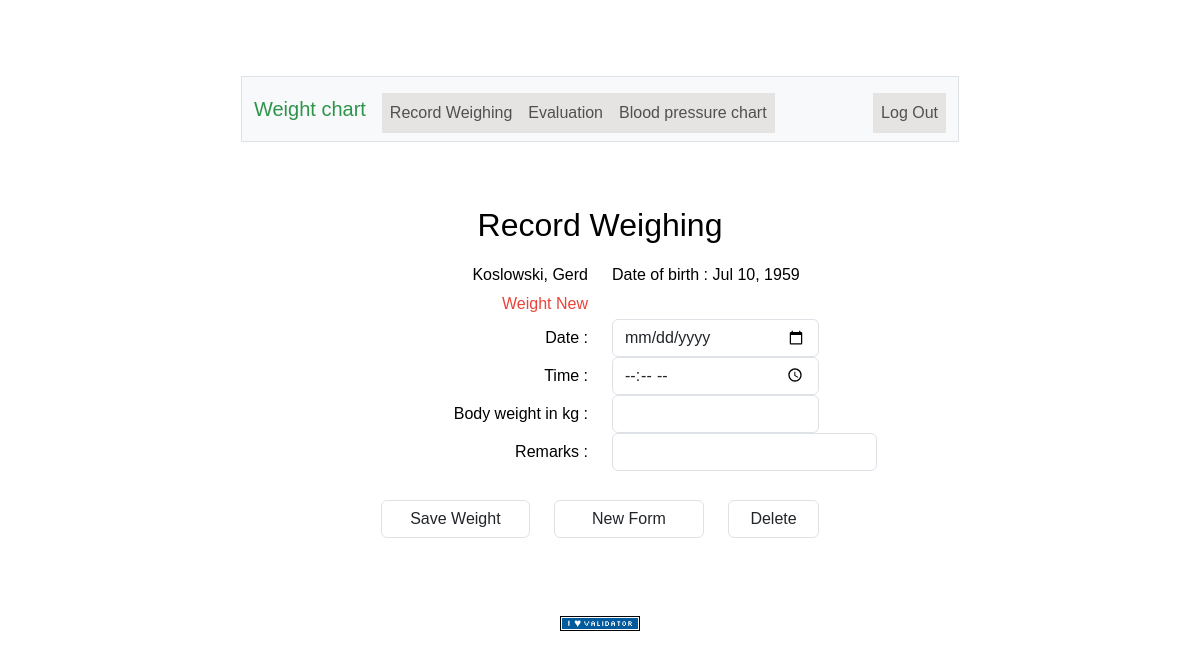
Page /weight/record (signed in) on the committed database.
### tables this page shows
CREATE TABLE users (
    id INTEGER PRIMARY KEY AUTOINCREMENT NOT NULL,
    username TEXT NOT NULL,
    pwhash TEXT NOT NULL,
    firstname TEXT,
    lastname TEXT,
    birthday TEXT
    , body_height INTEGER DEFAULT 0, last_login TEXT DEFAULT "2025-05-14 01:10", retries INTEGER DEFAULT 0);

### app.py (the view)
@app.route("/weight/record", methods=["GET", "POST"])
@login_required
def weightrecord():
    return weight_record()

### app.py (called while the page is built)
def get_locale():
    return request.accept_languages.best_match(app.config['LANGUAGES'])

@app.after_request
def after_request(response):
    response.headers["Cache-Control"] = "no-cache, no-store, must-revalidate"
    response.headers["Expires"] = 0
    response.headers["Pragma"] = "no-cache"
    return response

### dbaccess.py (called while the page is built)
def get_locale():
    return request.accept_languages.best_match(current_app.config['LANGUAGES'])

def getDB():
    conn = sqlite3.connect('diastole.db')
    conn.row_factory = sqlite3.Row
    return conn

def get_personal_info(conn, userid):
    cur = conn.cursor()
    cur.execute("SELECT firstname, lastname, birthday, body_height FROM users WHERE id = ?", (userid,))
    rows = cur.fetchall()
    if len(rows) > 0:
        result = {}
        if rows[0]["firstname"] != None:
            result["firstname"] = rows[0]["firstname"]
        else:
            result["firstname"] = ""
        if rows[0]["lastname"] != None:
            result["lastname"] = rows[0]["lastname"]
        else:
            result["lastname"] = ""
        if rows[0]["birthday"] != None:
            result["birthday"] = rows[0]["birthday"]
        else:
            result["birthday"] = ""
        try:
            result["body_height"] = int( rows[0]["body_height"] )
        except (ValueError, TypeError):
            result["body_height"] = 0
        return result
    else:
        return {}

def get_last_weight(conn, userid):
    cur = conn.cursor()
    cur.execute("""SELECT id, userid, mdate, body_weight, remarks \
                   FROM weights \
                   WHERE userid = ? \
                   ORDER BY id DESC LIMIT 1""", (userid,) )
    rows = cur.fetchall()
    if len(rows) > 0:
        nrow = {}
        nrow["id"] = rows[0]["id"]
        nrow["userid"] = rows[0]["userid"]
        nrow["misodate"] = rows[0]["mdate"]
        nrow["mtime"] = getTime( rows[0]["mdate"] )
        nrow["mdate"] = getDate( rows[0]["mdate"] )
        nrow["body_weight"] = int2weight(rows[0]["body_weight"])
        nrow["remarks"] = rows[0]["remarks"]
        return nrow
    else:
        return None

def is_first_weight(conn, userid, recordId):
    mdata = get_first_weight(conn,userid)
    result = True
    if mdata == None:
        result = True
    elif mdata["id"] == recordId:
        result = True
    else:
        result = False
    return result

### templates/weight_record.html (shortened to what this page needs)
{% extends "weight_layout.html" %}
{% block main %}
    <div class="container">
        <p>
            <h2>
                {{ _('Record Weighing') }}
            </h2>
        </p>
        <div class="row">
            <div class="col-md-6 text-md-end">
                {{ personal.lastname }}, {{ personal.firstname }}
            </div>
            <div class="col-md-4 text-md-start">
                {{ _('Date of birth : ') }} {{ personal.birthday }}
            </div>
        </div>
        <form action="/weight/record" method = "post">
            <div class="row form-group">
                <div class="col-md-6 form-group text-md-end">
                    <div class="red">{{ _('Weight') }} {{ dstatus }}</div>
                </div>
                <div class="col-md-4 text-md-end">
                </div>
            </div>
            <div class="row form-group">
                <div class="col-md-6 col-form-label text-md-end">
                    <label for="mdate">{{ _('Date') }} : </label>
                </div>
                <div class="col-md-4 text-md-start">
                    <input type="date"  class="form-control" id="mdate" name="mdate" maxlength="10" autofocus autocomplete="off" value="{{ weight.mdate }}" />
                </div>
            </div>
            <div class="row form-group">
                <div class="col-md-6 col-form-label text-md-end">
                        <label for="mtime">{{ _('Time') }} : </label>
                </div>
                <div class="col-md-4 text-md-start">
                    <input type="time"  class="form-control" id="mtime" name="mtime" maxlength="5" autofocus autocomplete="off" value="{{ weight.mtime }}" />
                </div>
            </div>
            <div class="row form-group">
                <div class="col-md-6 col-form-label text-md-end">
                    <label for="mdate">{{ _('Body weight') }} in kg : </label>
                </div>
                <div class="col-md-4 text-md-start">
                    <input type="text"  class="form-control" id="body_weight" name="body_weight" autofocus autocomplete="off" value="{{ weight.body_weight }}" />
                </div>
            </div>
            <div class="row form-group">
                <div class="col-md-6 col-form-label text-md-end">
                    <label for="remarks">{{ _('Remarks') }} : </label>
                </div>
                <div class="col-md-5 text-md-start">
                    <input type="text"  class="form-control" id="remarks" name="remarks" maxlength="20" autocomplete="off" value="{{ weight.remarks }}"/>
                </div>
            </div>
            <div class="row form-group">
                <div class="col-md-2 text-md-end">
                </div>
            </div>
            <div class="row form-group">
                <div class="col-md-2 text-md-end">
                </div>
                <div class="col-md-3 text-md-start">
                    <button type="submit"  class="form-control" name="status" value="save">{{ _('Save Weight') }}</button>
                </div>
                <div class="col-md-3 text-md-start">
                    <button type="submit"  class="form-control" name="status" value="new">{{ _('New Form') }}</button>
                </div>
                <div class="col-md-2 text-md-start">
                    <button type="submit"  class="form-control" name="status" value="delete">{{ _('Delete') }}</button>
                </div>
                <div class="col-md-2 text-md-start">
                </div>
            </div>
        </form>
    </div>
{% endblock %}

### static/css/styles.css (style rules this page uses)
.red { color: #ea433b; }
body { font-family: Helvetica, sans-serif; color: #000; background-color: white; margin: 0; width: 21cm; padding: 1cm; margin: 1cm auto; }

### rows in the picture
users: lastname "Koslowski", firstname "Gerd", birthday "Jul 10, 1959"

### other values in the picture
{{ dstatus }} "New"
